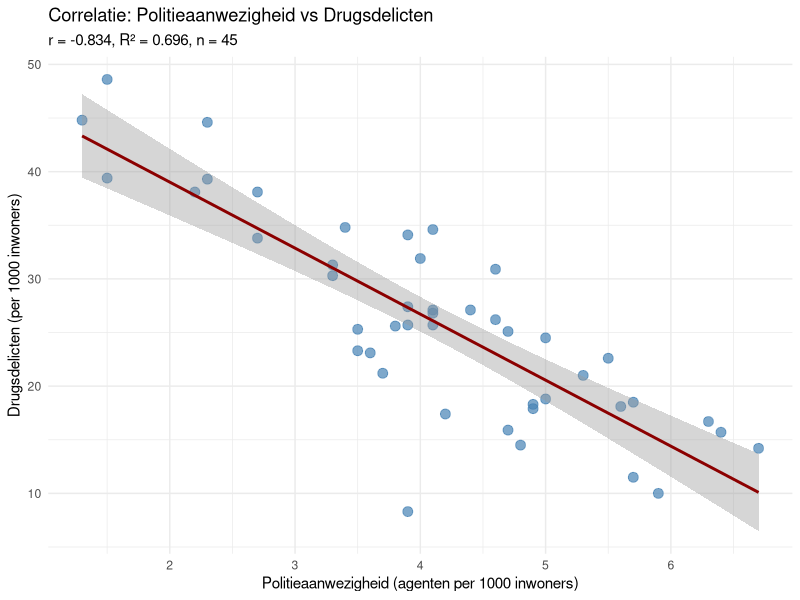
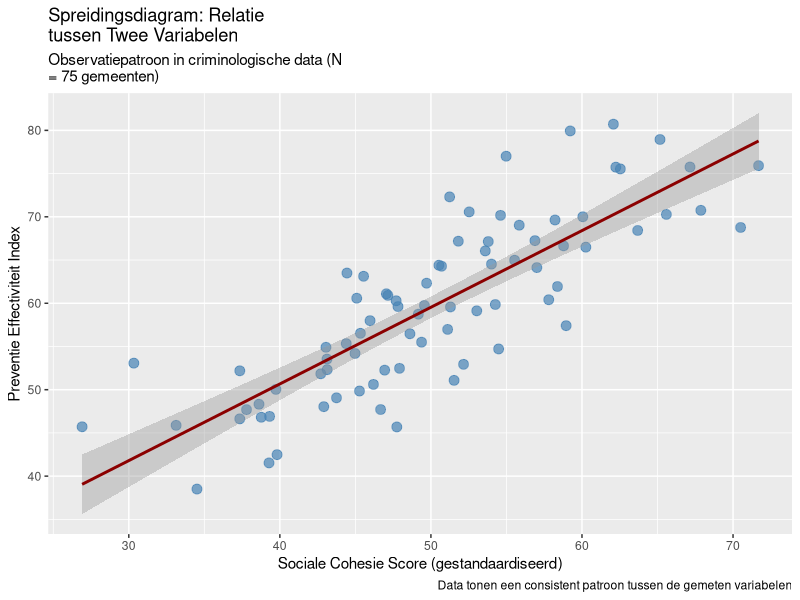
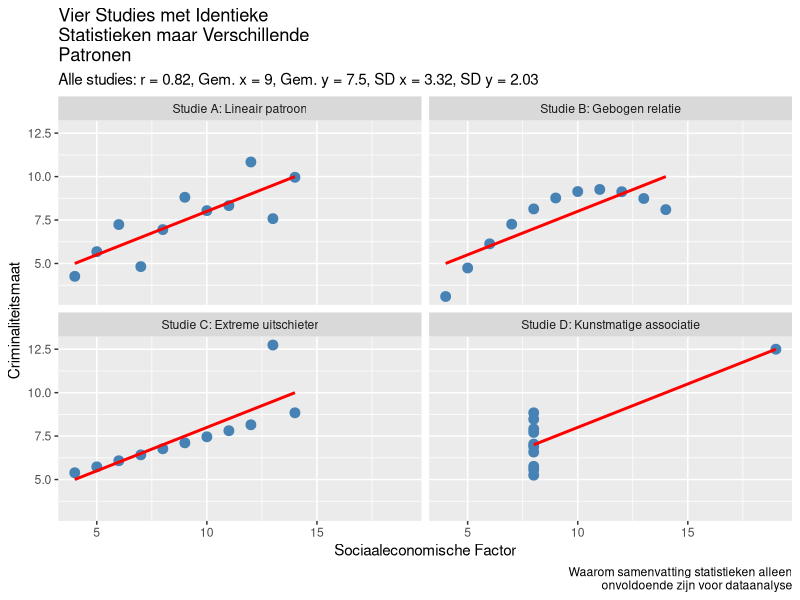
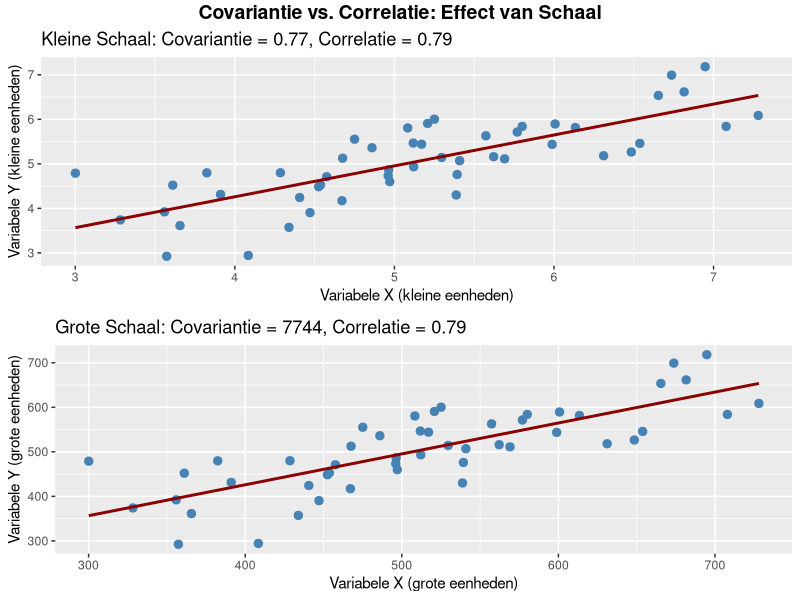
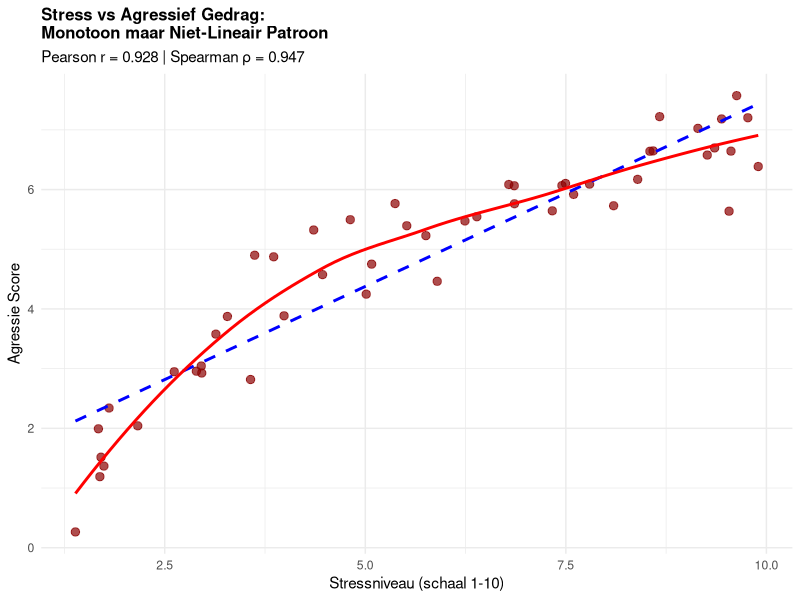
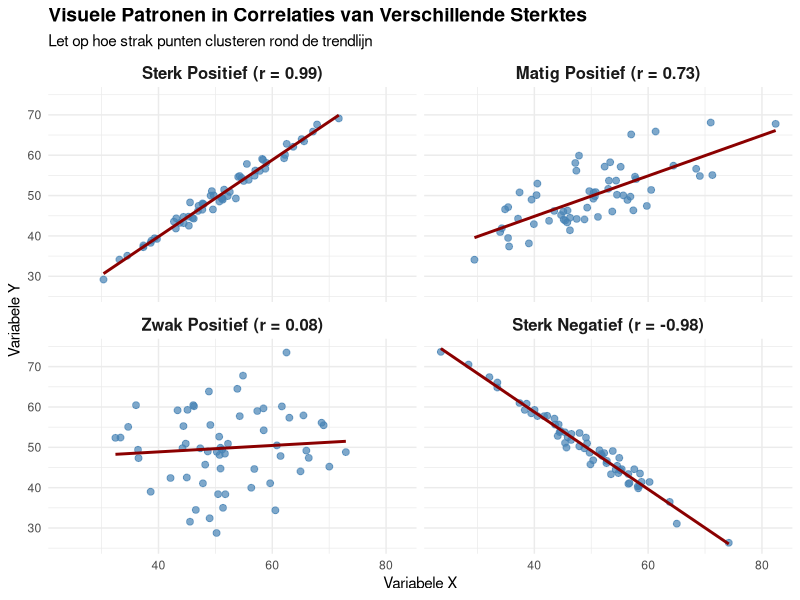
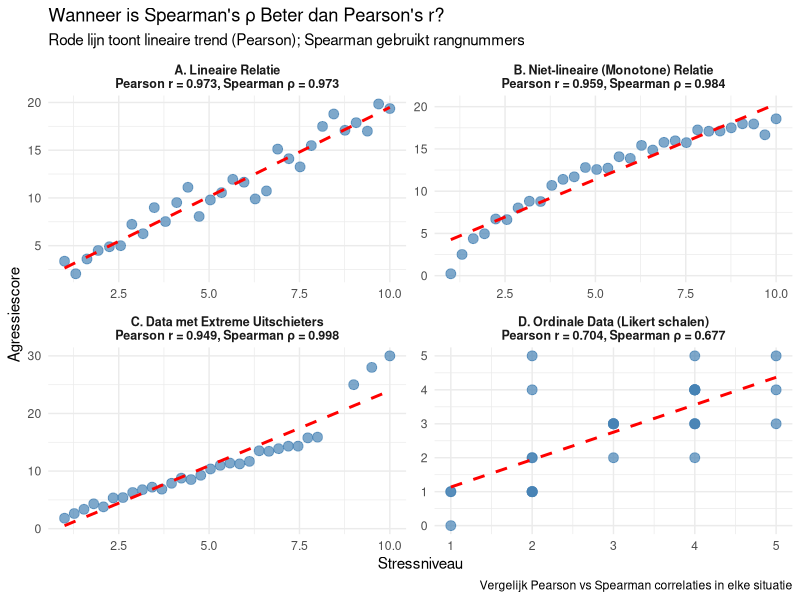
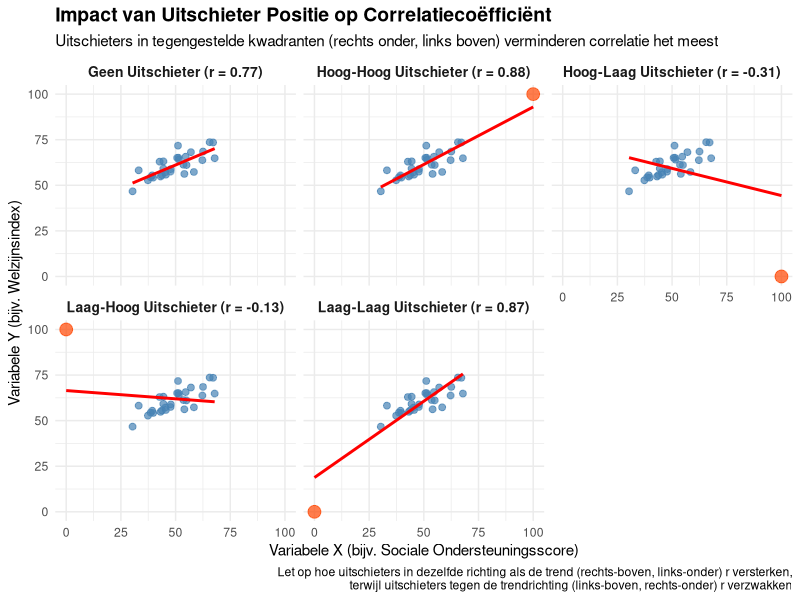

Here is the R script that generated these plots, in order:
## ---- chunk 1
knitr::opts_chunk$set(echo = FALSE, message = FALSE, warning = FALSE, fig.show = 'asis', results = 'hide')
library(knitr)
library(kableExtra)
library(ggplot2)
library(dplyr)
library(flextable)
library(gridExtra)
# library(ragg)      # uncomment if you want the ragg PNG device
library(svglite)     # for SVG output
options(knitr.kable.NA = '')

# Set Dutch locale for R outputs (if available)
Sys.setlocale("LC_TIME", "Dutch")
Sys.setlocale("LC_NUMERIC", "Dutch")

# Function to save plots to Dodona directories
save_dodona_image <- function(plot_obj, question_number, filename = NULL, width = 6, height = 4) {
  if (is.null(filename)) {
    filename <- paste0("correlation_plot_", question_number, ".svg")
  }
  
  # Define the path to the appropriate Dodona directory
  question_dirs <- c(
    "3" = "3.3 Correlatie - Belangrijkste maatregelen",
    "8" = "3.8 Correlatie - Interpreteer correlatie", 
    "9" = "3.9 Correlatie - Wat correlatie vertelt",
    "11" = "3.11 Correlatie - Visualisatie belang",
    "12" = "3.12 Correlatie - Covariantie verschillen",
    "14" = "3.14 Correlatie - Pearson vs Spearman",
    "15" = "3.15 Correlatie - Richting en kracht",
    "18" = "3.18 Correlatie - Wanneer welke correlatie",
    "19" = "3.19 Correlatie - Impact uitschieters",
    "21" = "3.21 Correlatie - Correlatie interpretatie",
    "23" = "3.23 Correlatie - Correlatie aannames"
  )
  
  if (as.character(question_number) %in% names(question_dirs)) {
    dir_name <- question_dirs[as.character(question_number)]
    image_path <- file.path("..", dir_name, "description", "media", filename)
    
    # Create directory if it doesn't exist
    dir.create(dirname(image_path), recursive = TRUE, showWarnings = FALSE)
    
    # Save SVG (vector; best for Dodona/HTML, scales perfectly)
    ggsave(
      filename = image_path,
      plot = plot_obj,
      width = width, height = height, units = "in",
      bg = "white",        # prevent dark-mode overlays from bleeding through
      device = svglite::svglite
    )
    cat("Saved SVG image:", image_path, "with dimensions:", width, "x", height, "\n")
  }
}

# Function to translate common R statistical terms to Dutch
translate_stats <- function(english_term) {
  translations <- c(
    "Mean" = "Gemiddelde",
    "Standard Deviation" = "Standaardafwijking", 
    "Variance" = "Variantie",
    "Correlation" = "Correlatie",
    "p-value" = "p-waarde",
    "Significant" = "Significant",
    "Not significant" = "Niet significant",
    "Sample size" = "Steekproefomvang"
  )
  return(translations[english_term])
}

# Standard theme for all correlation exercise images (matches reference style)
standard_dodona_theme <- function() {
  theme_minimal() +
    theme(
      panel.background = element_rect(fill = "white", color = NA),
      plot.background = element_rect(fill = "white", color = NA),
      panel.grid.major = element_line(color = "lightgray", size = 0.5),
      panel.grid.minor = element_line(color = "lightgray", size = 0.3),
      text = element_text(size = 8, family = "Arial"),
      plot.title = element_text(size = 9, hjust = 0.5, face = "bold"),
      plot.subtitle = element_text(size = 8, hjust = 0.5),
      axis.title = element_text(size = 8),
      axis.text = element_text(size = 7),
      strip.text = element_text(size = 8, face = "bold"),
      legend.position = "bottom",
      legend.text = element_text(size = 7),
      legend.title = element_text(size = 8)
    )
}

# Function to wrap long titles to fit in smaller images
wrap_title <- function(title, width = 30) {
  # Split title into words
  words <- strsplit(title, " ")[[1]]
  lines <- character()
  current_line <- ""
  
  for (word in words) {
    if (nchar(paste(current_line, word)) <= width) {
      current_line <- ifelse(current_line == "", word, paste(current_line, word))
    } else {
      if (current_line != "") {
        lines <- c(lines, current_line)
        current_line <- word
      } else {
        lines <- c(lines, word)
        current_line <- ""
      }
    }
  }
  
  if (current_line != "") {
    lines <- c(lines, current_line)
  }
  
  return(paste(lines, collapse = "\n"))
}
## ---- chunk 2
# Maak realistische criminologische data met slechts 2 variabelen
set.seed(42)
n <- 45  # Nederlandse gemeenten

# Genereer gecorreleerde criminaliteitsdata
politie <- round(rnorm(n, mean=4.2, sd=1.1), 1)
drugs <- round(25 + rnorm(n, sd=6) - 2.5*scale(politie)[,1]*3, 1)

# Maak dataframe
crime_data <- data.frame(
  "Politieaanwezigheid" = politie,
  "Drugsdelicten" = drugs
)

# DESCRIPTIVE STATISTICS
cat("=== DESCRIPTIVE STATISTICS ===\n\n")

cat("Politieaanwezigheid (agenten per 1000 inwoners):\n")
cat(paste("  Mean (M):", round(mean(crime_data$Politieaanwezigheid), 2), "\n"))
cat(paste("  Standard Deviation (SD):", round(sd(crime_data$Politieaanwezigheid), 2), "\n"))
cat(paste("  Variance:", round(var(crime_data$Politieaanwezigheid), 2), "\n\n"))

cat("Drugsdelicten (per 1000 inwoners):\n")
cat(paste("  Mean (M):", round(mean(crime_data$Drugsdelicten), 2), "\n"))
cat(paste("  Standard Deviation (SD):", round(sd(crime_data$Drugsdelicten), 2), "\n"))
cat(paste("  Variance:", round(var(crime_data$Drugsdelicten), 2), "\n\n"))

# CORRELATION ANALYSIS
cat("=== CORRELATION ANALYSIS ===\n\n")

# Bereken correlatie
r_value <- round(cor(crime_data$Politieaanwezigheid, crime_data$Drugsdelicten), 3)
r_squared <- round(r_value^2, 3)

# Voer significantietest uit
test_result <- cor.test(crime_data$Politieaanwezigheid, crime_data$Drugsdelicten)
p_value <- round(test_result$p.value, 4)

cat(paste("Correlation coefficient (r):", r_value, "\n"))
cat(paste("Coefficient of determination (R²):", r_squared, "\n"))
cat(paste("Explained variance:", round(r_squared * 100, 1), "%\n"))
cat(paste("Sample size (n):", n, "\n"))
cat(paste("p-value:", p_value, "\n"))

if(p_value < 0.001) {
  cat("Significance: p < .001 ***\n")
} else if(p_value < 0.01) {
  cat("Significance: p < .01 **\n")
} else if(p_value < 0.05) {
  cat("Significance: p < .05 *\n")
} else {
  cat("Significance: not significant (p > .05)\n")
}

# Create visualization for Q3.3
# Build subtitle with UTF-8 superscript 2 (works in PNG/SVG/JPEG)
sub_txt <- sprintf("r = %.3f, R\u00B2 = %.3f, n = %d", r_value, r_squared, n)

p_q3 <- ggplot(crime_data, aes(x = Politieaanwezigheid, y = Drugsdelicten)) +
  geom_point(color = "steelblue", size = 3, alpha = 0.7) +
  geom_smooth(method = "lm", formula = y ~ x, se = TRUE, color = "darkred") +
  labs(
    title = "Correlatie: Politieaanwezigheid vs Drugsdelicten",
    subtitle = sub_txt,
    x = "Politieaanwezigheid (agenten per 1000 inwoners)",
    y = "Drugsdelicten (per 1000 inwoners)"
  ) +
  theme_minimal(base_size = 11) +
  theme(
    panel.background = element_rect(fill = "white", colour = NA),
    plot.background  = element_rect(fill = "white", colour = NA)
  )

# Display and save the plot
print(p_q3)

# Save to Dodona directory as SVG
save_dodona_image(p_q3, 3, width = 6, height = 4)
## ---- chunk 3
# Genereer voorbeeldgegevens voor positieve correlatie van 0,75
set.seed(123)
n <- 80
x <- rnorm(n, 50, 10)
y <- 0.75 * scale(x)[,1] * 10 + rnorm(n, 60, 6)

# Maak data frame
pos_cor_data <- data.frame(
  Variable_X = x,
  Variable_Y = y
)

# Bereken correlatie en R-kwadraat
r_value <- round(cor(x, y), 2)
r_squared <- round(r_value^2 * 100, 1)

# Maak visualisatie
p_q8 <- ggplot(pos_cor_data, aes(x = Variable_X, y = Variable_Y)) +
  geom_point(color = "steelblue", size = 3, alpha = 0.7) +
  geom_smooth(method = "lm", formula = y ~ x, se = TRUE, color = "darkred") +
  labs(
    title = wrap_title("Spreidingsdiagram: Relatie tussen Twee Variabelen"),
    subtitle = wrap_title("Observatiepatroon in criminologische data (N = 75 gemeenten)", 45),
    x = "Sociale Cohesie Score (gestandaardiseerd)",
    y = "Preventie Effectiviteit Index",
    caption = "Data tonen een consistent patroon tussen de gemeten variabelen"
  )

# Display the plot
print(p_q8)

# Save to Dodona directory
save_dodona_image(p_q8, 8)
## ---- chunk 4
library(tidyr)
library(dplyr)

# Recreate identical statistics with different patterns
data_x1 <- c(10, 8, 13, 9, 11, 14, 6, 4, 12, 7, 5)
data_y1 <- c(8.04, 6.95, 7.58, 8.81, 8.33, 9.96, 7.24, 4.26, 10.84, 4.82, 5.68)
data_x2 <- c(10, 8, 13, 9, 11, 14, 6, 4, 12, 7, 5)
data_y2 <- c(9.14, 8.14, 8.74, 8.77, 9.26, 8.10, 6.13, 3.10, 9.13, 7.26, 4.74)
data_x3 <- c(10, 8, 13, 9, 11, 14, 6, 4, 12, 7, 5)
data_y3 <- c(7.46, 6.77, 12.74, 7.11, 7.81, 8.84, 6.08, 5.39, 8.15, 6.42, 5.73)
data_x4 <- c(8, 8, 8, 8, 8, 8, 8, 19, 8, 8, 8)
data_y4 <- c(6.58, 5.76, 7.71, 8.84, 8.47, 7.04, 5.25, 12.50, 5.56, 7.91, 6.89)

# Calculate statistics (they're identical for all datasets)
corr <- round(cor(data_x1, data_y1), 2)
mean_x <- round(mean(data_x1), 2)
mean_y <- round(mean(data_y1), 2)
sd_x <- round(sd(data_x1), 2)
sd_y <- round(sd(data_y1), 2)

# Combine the data
data_df <- data.frame(
  x1 = data_x1, y1 = data_y1,
  x2 = data_x2, y2 = data_y2,
  x3 = data_x3, y3 = data_y3,
  x4 = data_x4, y4 = data_y4
)

# Transform to long format for easier plotting
data_long <- data_df %>%
  mutate(id = row_number()) %>%
  gather(key, value, -id) %>%
  separate(key, c("axis", "dataset"), sep = 1) %>%
  spread(axis, value) %>%
  select(dataset, id, x, y)

# Create descriptive names for the datasets
dataset_names <- c(
  "1" = "Studie A: Lineair patroon",
  "2" = "Studie B: Gebogen relatie",
  "3" = "Studie C: Extreme uitschieter",
  "4" = "Studie D: Kunstmatige associatie"
)

# Plot the data
p_q11 <- ggplot(data_long, aes(x = x, y = y)) +
  geom_point(size = 3, color = "steelblue") +
  geom_smooth(method = "lm", se = FALSE, color = "red", formula = y ~ x) +
  facet_wrap(~ dataset, ncol = 2, labeller = labeller(dataset = dataset_names)) +
  labs(
    title = wrap_title("Vier Studies met Identieke Statistieken maar Verschillende Patronen", 35),
    subtitle = paste0("Alle studies: r = ", corr, ", Gem. x = ", mean_x, 
                      ", Gem. y = ", mean_y, ", SD x = ", sd_x, ", SD y = ", sd_y),
    caption = wrap_title("Waarom samenvatting statistieken alleen onvoldoende zijn voor dataanalyse", 50),
    x = "Sociaaleconomische Factor",
    y = "Criminaliteitsmaat"
  )

# Display and save the plot
print(p_q11)

# Save to Dodona directory
save_dodona_image(p_q11, 11)
## ---- chunk 5
# Genereer twee datasets met dezelfde correlatie maar verschillende schalen
set.seed(456)
n <- 50

# Dataset 1: Kleine schaal variabelen
x1 <- rnorm(n, 5, 1)
y1 <- 0.7 * scale(x1)[,1] * 1 + rnorm(n, 5, 0.6)
cov1 <- round(cov(x1, y1), 2)
cor1 <- round(cor(x1, y1), 2)

# Dataset 2: Grote schaal variabelen
x2 <- x1 * 100  # Zelfde patroon maar 100x schaal
y2 <- y1 * 100  # Zelfde patroon maar 100x schaal
cov2 <- round(cov(x2, y2), 0)
cor2 <- round(cor(x2, y2), 2)

# Maak gecombineerd data frame
kleine_schaal <- data.frame(x = x1, y = y1, dataset = "Kleine Schaal Variabelen")
grote_schaal <- data.frame(x = x2, y = y2, dataset = "Grote Schaal Variabelen (x100)")
alle_data <- rbind(kleine_schaal, grote_schaal)

# Maak vergelijkingstabel
vergelijking <- data.frame(
  Maatstaf = c("Covariantie", "Correlatie"),
  `Kleine_Schaal` = c(paste0(cov1), paste0(cor1)),
  `Grote_Schaal` = c(paste0(cov2), paste0(cor2)),
  Eenheid_Afhankelijkheid = c("Hangt af van eenheden (verandert met schaal)", "Eenheidsvrij (blijft constant)")
)

# Maak visualisatie met twee plots
p1 <- ggplot(kleine_schaal, aes(x = x, y = y)) +
  geom_point(color = "steelblue", size = 2.5) +
  geom_smooth(method = "lm", se = FALSE, color = "darkred", formula = y ~ x) +
  labs(
    title = paste0("Kleine Schaal: Covariantie = ", cov1, ", Correlatie = ", cor1),
    x = "Variabele X (kleine eenheden)",
    y = "Variabele Y (kleine eenheden)"
  )

p2 <- ggplot(grote_schaal, aes(x = x, y = y)) +
  geom_point(color = "steelblue", size = 2.5) +
  geom_smooth(method = "lm", se = FALSE, color = "darkred", formula = y ~ x) +
  labs(
    title = paste0("Grote Schaal: Covariantie = ", cov2, ", Correlatie = ", cor2),
    x = "Variabele X (grote eenheden)",
    y = "Variabele Y (grote eenheden)"
  )

# Combineer plots met gridExtra
library(gridExtra)
p_q12 <- grid.arrange(p1, p2, nrow = 2,
             top = grid::textGrob("Covariantie vs. Correlatie: Effect van Schaal", 
                                  gp = grid::gpar(fontsize = 14, fontface = "bold")))

# Save to Dodona directory
save_dodona_image(p_q12, 12)
## ---- chunk 6
# Maak voorbeelddata voor monotoon maar niet-lineair patroon
set.seed(456)
n <- 50

# Genereer monotoon toenemend maar gebogen patroon (logaritmisch)
stress <- runif(n, 1, 10)
agressie <- 3 * log(stress) + rnorm(n, 0, 0.5)

# Bereken beide correlaties
pearson_r <- round(cor(stress, agressie, method = "pearson"), 3)
spearman_rho <- round(cor(stress, agressie, method = "spearman"), 3)

# Maak vergelijkingsplot
library(ggplot2)
data_plot <- data.frame(stress = stress, agressie = agressie)

ggplot(data_plot, aes(x = stress, y = agressie)) +
  geom_point(color = "darkred", size = 2.5, alpha = 0.7) +
  geom_smooth(method = "lm", se = FALSE, color = "blue", linetype = "dashed", 
              aes(color = "Lineaire lijn (Pearson)")) +
  geom_smooth(method = "loess", se = FALSE, color = "red", linewidth = 1,
              aes(color = "Werkelijke curve")) +
  scale_color_manual(values = c("Lineaire lijn (Pearson)" = "blue", 
                               "Werkelijke curve" = "red")) +
  labs(
    title = wrap_title("Stress vs Agressief Gedrag: Monotoon maar Niet-Lineair Patroon", 35),
    subtitle = paste0("Pearson r = ", pearson_r, " | Spearman ρ = ", spearman_rho),
    x = "Stressniveau (schaal 1-10)",
    y = "Agressie Score",
    color = "Trendlijn Type"
  ) +
  theme_minimal() +
  theme(legend.position = "bottom",
        plot.title = element_text(size = 12, face = "bold"))
## ---- chunk 7
# Maak vier datasets met verschillende correlatiepatronen
set.seed(123)
n <- 60

# Maak data met verschillende correlatiesterktes
maak_data <- function(sterkte, richting="positief") {
  x <- rnorm(n, 50, 10)
  
  if(richting == "positief") {
    factor <- sterkte
  } else {
    factor <- -sterkte
  }
  
  ruis <- (1-abs(sterkte)) * 10
  y <- factor * scale(x)[,1] * 10 + rnorm(n, 50, ruis)
  
  if(sterkte == 0) {
    y <- rnorm(n, 50, 10)  # Geen relatie
  }
  
  return(data.frame(x=x, y=y))
}

# Genereer vier datasets
sterk_pos <- maak_data(0.85, "positief")
matig_pos <- maak_data(0.45, "positief")
zwak_pos <- maak_data(0.15, "positief")
sterk_neg <- maak_data(0.85, "negatief")

# Bereken werkelijke correlaties
cor_sterk_pos <- round(cor(sterk_pos$x, sterk_pos$y), 2)
cor_matig_pos <- round(cor(matig_pos$x, matig_pos$y), 2)
cor_zwak_pos <- round(cor(zwak_pos$x, zwak_pos$y), 2)
cor_sterk_neg <- round(cor(sterk_neg$x, sterk_neg$y), 2)

# Combineer datasets met labels
sterk_pos$sterkte <- paste0("Sterk Positief (r = ", cor_sterk_pos, ")")
matig_pos$sterkte <- paste0("Matig Positief (r = ", cor_matig_pos, ")")
zwak_pos$sterkte <- paste0("Zwak Positief (r = ", cor_zwak_pos, ")")
sterk_neg$sterkte <- paste0("Sterk Negatief (r = ", cor_sterk_neg, ")")

# Combineer alle datasets
alle_data <- rbind(
  transform(sterk_pos, sterkte_orde = 1),
  transform(matig_pos, sterkte_orde = 2),
  transform(zwak_pos, sterkte_orde = 3),
  transform(sterk_neg, sterkte_orde = 4)
)

# Converteer naar factor met specifieke volgorde
alle_data$sterkte <- factor(alle_data$sterkte, 
                           levels = c(paste0("Sterk Positief (r = ", cor_sterk_pos, ")"),
                                      paste0("Matig Positief (r = ", cor_matig_pos, ")"),
                                      paste0("Zwak Positief (r = ", cor_zwak_pos, ")"),
                                      paste0("Sterk Negatief (r = ", cor_sterk_neg, ")")))

# Maak visualisatie
ggplot(alle_data, aes(x = x, y = y)) +
  geom_point(color = "steelblue", size = 2, alpha = 0.7) +
  geom_smooth(method = "lm", se = FALSE, color = "darkred", formula = y ~ x) +
  facet_wrap(~ sterkte, ncol = 2) +
  labs(
    title = "Visuele Patronen in Correlaties van Verschillende Sterktes",
    subtitle = "Let op hoe strak punten clusteren rond de trendlijn",
    x = "Variabele X",
    y = "Variabele Y"
  ) +
  theme_minimal() +
  theme(
    strip.text = element_text(size = 12, face = "bold"),
    plot.title = element_text(size = 14, face = "bold")
  )
## ---- chunk 8
# Genereer verschillende datasets
set.seed(42)
n <- 30

# Dataset 1: Lineaire relatie (Pearson geschikt)
stress_niveau_1 <- seq(1, 10, length.out = n)
agressie_score_1 <- 2 * stress_niveau_1 + rnorm(n, 0, 1)

# Dataset 2: Niet-lineaire maar monotone relatie (Spearman beter)
stress_niveau_2 <- seq(1, 10, length.out = n)
agressie_score_2 <- log(stress_niveau_2) * 8 + rnorm(n, 0, 0.5)

# Dataset 3: Data met uitschieters (Spearman robuuster)
stress_niveau_3 <- c(seq(1, 8, length.out = n-3), 9, 9.5, 10)
agressie_score_3 <- c(stress_niveau_3[1:(n-3)] * 2 + rnorm(n-3, 0, 0.5), 25, 28, 30)  # Extreme uitschieters

# Dataset 4: Ordinale data (Spearman geschikt)
stress_niveau_4 <- round(runif(n, 1, 5))  # Likert schaal 1-5
agressie_score_4 <- round(stress_niveau_4 + rnorm(n, 0, 1))  # Ook ordinaal

# Bereken correlaties voor elke dataset
pearson_1 <- round(cor(stress_niveau_1, agressie_score_1, method = "pearson"), 3)
spearman_1 <- round(cor(stress_niveau_1, agressie_score_1, method = "spearman"), 3)

pearson_2 <- round(cor(stress_niveau_2, agressie_score_2, method = "pearson"), 3)
spearman_2 <- round(cor(stress_niveau_2, agressie_score_2, method = "spearman"), 3)

pearson_3 <- round(cor(stress_niveau_3, agressie_score_3, method = "pearson"), 3)
spearman_3 <- round(cor(stress_niveau_3, agressie_score_3, method = "spearman"), 3)

pearson_4 <- round(cor(stress_niveau_4, agressie_score_4, method = "pearson"), 3)
spearman_4 <- round(cor(stress_niveau_4, agressie_score_4, method = "spearman"), 3)

# Maak data frames
data1 <- data.frame(x = stress_niveau_1, y = agressie_score_1, 
                    type = paste0("A. Lineaire Relatie\nPearson r = ", pearson_1, ", Spearman ρ = ", spearman_1))
data2 <- data.frame(x = stress_niveau_2, y = agressie_score_2, 
                    type = paste0("B. Niet-lineaire (Monotone) Relatie\nPearson r = ", pearson_2, ", Spearman ρ = ", spearman_2))
data3 <- data.frame(x = stress_niveau_3, y = agressie_score_3, 
                    type = paste0("C. Data met Extreme Uitschieters\nPearson r = ", pearson_3, ", Spearman ρ = ", spearman_3))
data4 <- data.frame(x = stress_niveau_4, y = agressie_score_4, 
                    type = paste0("D. Ordinale Data (Likert schalen)\nPearson r = ", pearson_4, ", Spearman ρ = ", spearman_4))

# Combineer alle data
all_data <- rbind(data1, data2, data3, data4)

# Maak plots
p1 <- ggplot(all_data, aes(x = x, y = y)) +
  geom_point(size = 3, color = "steelblue", alpha = 0.7) +
  geom_smooth(method = "lm", se = FALSE, color = "red", linetype = "dashed", formula = y ~ x) +
  facet_wrap(~ type, scales = "free", ncol = 2) +
  labs(
    title = "Wanneer is Spearman's ρ Beter dan Pearson's r?",
    subtitle = "Rode lijn toont lineaire trend (Pearson); Spearman gebruikt rangnummers",
    x = "Stressniveau",
    y = "Agressiescore",
    caption = "Vergelijk Pearson vs Spearman correlaties in elke situatie"
  ) +
  theme_minimal() +
  theme(strip.text = element_text(size = 9, face = "bold"))

print(p1)
## ---- chunk 9
# Maak basisdata met positieve correlatie
set.seed(123)
n <- 30
x_basis <- rnorm(n, 50, 10)
y_basis <- 0.7 * scale(x_basis)[,1] * 8 + rnorm(n, 60, 5)

# Maak datasets met verschillende uitschieters
x_uitschieter1 <- c(x_basis, 100)  # hoog-hoog (rechts boven)
y_uitschieter1 <- c(y_basis, 100)

x_uitschieter2 <- c(x_basis, 0)    # laag-laag (links onder)
y_uitschieter2 <- c(y_basis, 0)

x_uitschieter3 <- c(x_basis, 100)  # hoog-laag (rechts onder)
y_uitschieter3 <- c(y_basis, 0)

x_uitschieter4 <- c(x_basis, 0)    # laag-hoog (links boven)
y_uitschieter4 <- c(y_basis, 100)

# Bereken correlaties
cor1 <- round(cor(x_uitschieter1, y_uitschieter1), 2)
cor2 <- round(cor(x_uitschieter2, y_uitschieter2), 2)
cor3 <- round(cor(x_uitschieter3, y_uitschieter3), 2)
cor4 <- round(cor(x_uitschieter4, y_uitschieter4), 2)
cor_basis <- round(cor(x_basis, y_basis), 2)

# Combineer in één dataframe voor plotten
uitschieter_data <- data.frame(
  dataset = rep(c("Geen Uitschieter", "Hoog-Hoog Uitschieter", 
                 "Laag-Laag Uitschieter", "Hoog-Laag Uitschieter", 
                 "Laag-Hoog Uitschieter"), each=n+1),
  x = c(x_basis, NA, x_uitschieter1, x_uitschieter2, x_uitschieter3, x_uitschieter4),
  y = c(y_basis, NA, y_uitschieter1, y_uitschieter2, y_uitschieter3, y_uitschieter4),
  uitschieter = c(rep(FALSE, n), TRUE, rep(c(rep(FALSE, n), TRUE), 4))
)

# Verwijder de NA rij
uitschieter_data <- uitschieter_data[!is.na(uitschieter_data$x),]

# Voeg correlatie informatie toe
dataset_labels <- c(
  "Geen Uitschieter" = paste0("Geen Uitschieter (r = ", cor_basis, ")"),
  "Hoog-Hoog Uitschieter" = paste0("Hoog-Hoog Uitschieter (r = ", cor1, ")"),
  "Laag-Laag Uitschieter" = paste0("Laag-Laag Uitschieter (r = ", cor2, ")"),
  "Hoog-Laag Uitschieter" = paste0("Hoog-Laag Uitschieter (r = ", cor3, ")"),
  "Laag-Hoog Uitschieter" = paste0("Laag-Hoog Uitschieter (r = ", cor4, ")")
)

# Maak de visualisatie
ggplot(uitschieter_data, aes(x = x, y = y, color = uitschieter)) +
  geom_point(size = ifelse(uitschieter_data$uitschieter, 4, 2), alpha = 0.7) +
  geom_smooth(method = "lm", se = FALSE, color = "red", 
              aes(group = dataset), formula = y ~ x) +
  scale_color_manual(values = c("steelblue", "orangered")) +
  facet_wrap(~ dataset, ncol = 3, labeller = labeller(dataset = dataset_labels)) +
  labs(
    title = "Impact van Uitschieter Positie op Correlatiecoëfficiënt",
    subtitle = "Uitschieters in tegengestelde kwadranten (rechts onder, links boven) verminderen correlatie het meest",
    caption = "Let op hoe uitschieters in dezelfde richting als de trend (rechts-boven, links-onder) r versterken,\nterwijl uitschieters tegen de trendrichting (links-boven, rechts-onder) r verzwakken",
    x = "Variabele X (bijv. Sociale Ondersteuningsscore)",
    y = "Variabele Y (bijv. Welzijnsindex)"
  ) +
  theme_minimal() +
  theme(
    legend.position = "none",
    plot.title = element_text(size = 14, face = "bold"),
    plot.subtitle = element_text(size = 11),
    strip.text = element_text(size = 10, face = "bold")
  )
## ---- chunk 10
# Genereer voorbeelddata die r = 0,40 produceert
set.seed(123)
n <- 100

# Genereer data met gewenste correlatie van 0.40
library(MASS)
mu <- c(0, 0)
sigma <- matrix(c(1, 0.40, 0.40, 1), 2)
data_matrix <- mvrnorm(n, mu, sigma)

# Transformeer naar meaningful scales
ses_score <- data_matrix[,1] * 2 + 5  # SES score roughly 1-9
crime_rate <- data_matrix[,2] * 3 + 15  # Crime rate, positive correlation

# Bereken finale correlatie
final_r <- round(cor(ses_score, crime_rate), 2)

# Bereken verklaarde variantie
r_squared <- round(final_r^2, 3)
explained_var_percent <- round(r_squared * 100, 1)

# Maak data frame
plot_data <- data.frame(
  SES = ses_score,
  Crime = crime_rate
)

# Maak spreidingsdiagram
p1 <- ggplot(plot_data, aes(x = SES, y = Crime)) +
  geom_point(size = 3, color = "steelblue", alpha = 0.7) +
  geom_smooth(method = "lm", se = TRUE, color = "red", formula = y ~ x) +
  labs(
    title = paste0("Correlatie tussen SES en Criminaliteit (r = ", final_r, ")"),
    subtitle = paste0("R² = ", r_squared, " (", explained_var_percent, "% van variantie verklaard)"),
    x = "Sociaaleconomische Status Score",
    y = "Criminaliteitscijfer"
  ) +
  theme_minimal() +
  theme(plot.title = element_text(size = 14, face = "bold"))

print(p1)
## ---- chunk 11
# Genereer data om verschillende veronderstellingen te demonstreren
set.seed(123)
n <- 50

# Dataset 1: Voldoet aan alle aannames (ideaal)
x1 <- rnorm(n, 50, 10)
y1 <- 20 + 0.6*x1 + rnorm(n, 0, 5)
data1 <- data.frame(x = x1, y = y1, type = "A. Ideaal: Lineair, Normaal, Geen Uitschieters")

# Dataset 2: Niet-lineaire relatie (schending lineariteit)
x2 <- seq(10, 90, length.out = n)
y2 <- 0.01*x2^2 + rnorm(n, 0, 8)
data2 <- data.frame(x = x2, y = y2, type = "B. Schending: Niet-lineaire Relatie")

# Dataset 3: Extreme uitschieters (schending normaliteit/robuustheid)
x3 <- rnorm(n-2, 50, 10)
y3 <- 20 + 0.6*x3 + rnorm(n-2, 0, 5)
x3 <- c(x3, 80, 20)  # Voeg uitschieters toe
y3 <- c(y3, 20, 80)  # Extreme afwijkende punten
data3 <- data.frame(x = x3, y = y3, type = "C. Schending: Extreme Uitschieters Aanwezig")

# Dataset 4: Heteroscedasticiteit (ongelijke variantie)
x4 <- seq(10, 90, length.out = n)
y4 <- 20 + 0.6*x4 + rnorm(n, 0, x4/10)  # Variantie neemt toe met x
data4 <- data.frame(x = x4, y = y4, type = "D. Schending: Ongelijke Variantie (Heteroscedasticiteit)")

# Combineer alle datasets
all_data <- rbind(data1, data2, data3, data4)

# Bereken correlaties voor elke dataset
cor1 <- round(cor(x1, y1), 3)
cor2 <- round(cor(x2, y2), 3)
cor3 <- round(cor(x3, y3), 3)
cor4 <- round(cor(x4, y4), 3)

# Update labels met correlaties
all_data$type <- factor(all_data$type, levels = unique(all_data$type))
levels(all_data$type) <- c(
  paste0("A. Ideaal: r = ", cor1),
  paste0("B. Niet-lineair: r = ", cor2, " (misleidend)"),
  paste0("C. Uitschieters: r = ", cor3, " (beïnvloed)"),
  paste0("D. Ongelijke var.: r = ", cor4, " (onbetrouwbaar)")
)

# Maak plots
p1 <- ggplot(all_data, aes(x = x, y = y)) +
  geom_point(size = 2.5, color = "steelblue", alpha = 0.7) +
  geom_smooth(method = "lm", se = FALSE, color = "red", formula = y ~ x) +
  facet_wrap(~ type, scales = "free", ncol = 2) +
  labs(
    title = "Veronderstellingen van Pearson's Correlatie",
    subtitle = "Hoe schendingen van aannames de resultaten beïnvloeden",
    x = "X Variabele",
    y = "Y Variabele",
    caption = "Rode lijn toont lineaire trend die Pearson gebruikt"
  ) +
  theme_minimal() +
  theme(strip.text = element_text(size = 10, face = "bold"))

print(p1)
